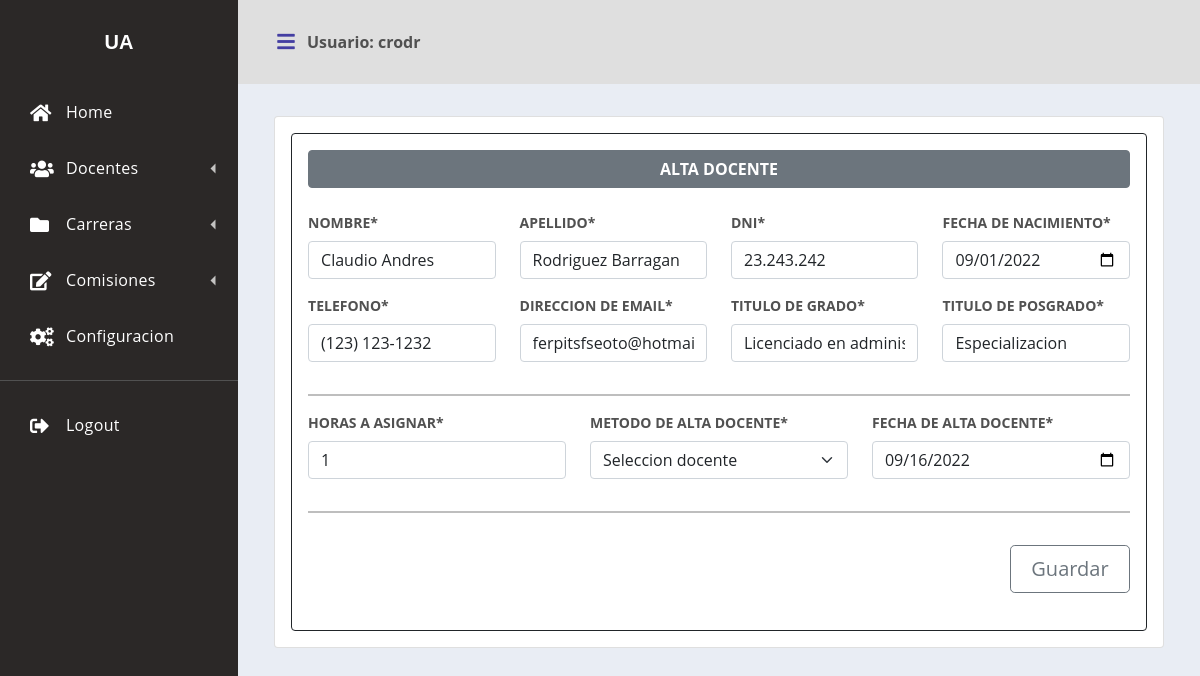
Before: /editar_docente/23.243.242 (signed in) with the older database file.
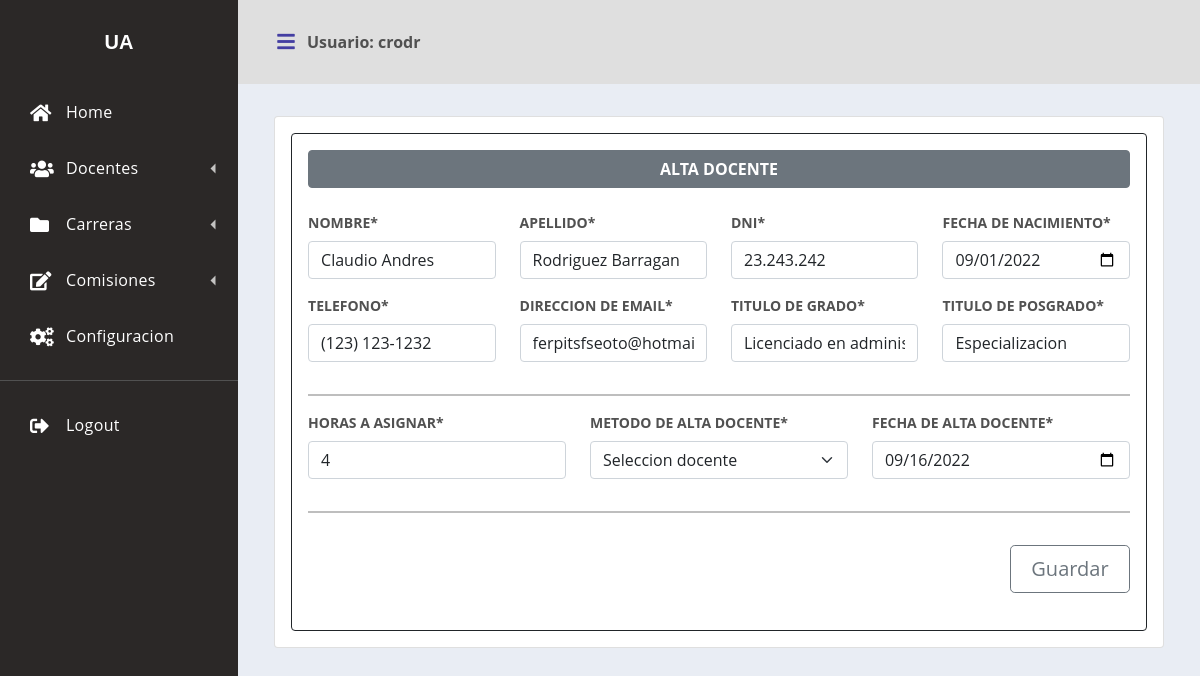
After: the same page with the newer database file.
### app_nomb_doc/models.py (models this page shows, shortened)
class Docentes(models.Model):
    nombre=models.CharField(max_length=40) #OK
    apellido=models.CharField(max_length=40) #OK
    dni=models.CharField(max_length=10, unique=True) #OK
    fecha_nacimiento=models.DateField()
    telefono=models.CharField(max_length=20) #OK
    email=models.EmailField(max_length=50, unique=True) #OK
    titulo_grado=models.CharField(max_length=40) #OK
    titulo_posgrado=models.CharField(max_length=40) #OK
    hs_asignar=models.CharField(max_length=2) #OK
    metodo_alta=models.CharField(max_length=40)
    fecha_alta=models.DateField()
    fecha_creacion=models.DateTimeField(auto_now_add=True)
    class Meta: #Para personalizar datos en admin
        verbose_name="Docente"
        verbose_name_plural="Docentes"
        db_table="Docentes"

### app_nomb_doc/views.py (the view, shortened to what this page needs)
# urls.py: path('editar_docente/<dni>', editar_docente, name='editardocente'),
@login_required
def editar_docente(request, dni):
    docente_editar=Docentes.objects.get(dni=dni)
    contexto={
        'formulario':FormAltaDocente(
            instance=docente_editar
        )
    }
    return render(request, 'formularios/docentes/form_alta_docente.html', contexto)

### app_nomb_doc/templates/formularios/docentes/form_alta_docente.html (shortened to what this page needs)
{% extends 'static/inicio.html' %}
{% load crispy_forms_tags %}
{% block contenido %}
<body>
    <br>
    <br>
    <div class="container mt-18" style="width: 95%; font-size:14px">
    <form action="" method="POST" class="card p-3 mt-5" autocomplete="on" novalidate> {% csrf_token %}
        <div class="card border-dark p-3">
            <span class="btn btn-secondary mb-4"><strong>ALTA DOCENTE</strong></span>
            <div class="row">
                <div class="col-3"><strong>{{formulario.nombre|as_crispy_field}}</strong></div>
                <div class="col-3"><strong>{{formulario.apellido|as_crispy_field}}</strong></div>
                <div class="col-3"><strong>{{formulario.dni|as_crispy_field}}</strong></div>
                <div class="col-3"><strong>{{formulario.fecha_nacimiento|as_crispy_field}}</strong></div>
            </div>
            <div class="row">
                <div class="col-3"><strong>{{formulario.telefono|as_crispy_field}}</strong></div>
                <div class="col-3"><strong>{{formulario.email|as_crispy_field}}</strong></div>
                <div class="col-3"><strong>{{formulario.titulo_grado|as_crispy_field}}</strong></div>
                <div class="col-3"><strong>{{formulario.titulo_posgrado|as_crispy_field}}</strong></div>
            </div>
            <hr style="border: 1px solid black;">
            <div class="row">
                <div class="col-4"><strong>{{formulario.hs_asignar|as_crispy_field}}</strong></div>
                <div class="col-4"><strong>{{formulario.metodo_alta|as_crispy_field}}</strong></div>
                <div class="col-4"><strong>{{formulario.fecha_alta|as_crispy_field}}</strong></div>
            </div>
            <hr style="border: 1px solid black;">
            <div class="d-grid gap-2 d-md-flex justify-content-md-end">
                <button type="submit" class="btn btn-outline-secondary btn-lg mt-3" style="width:120px" value='Guardar'>Guardar</button>
            </div>
    <br>
        </div>
    </form>
    </div>
</body>
{% endblock %}

Changed rows visible on the page:
changed Docentes "Claudio Andres": hs_asignar "1" → "4"
